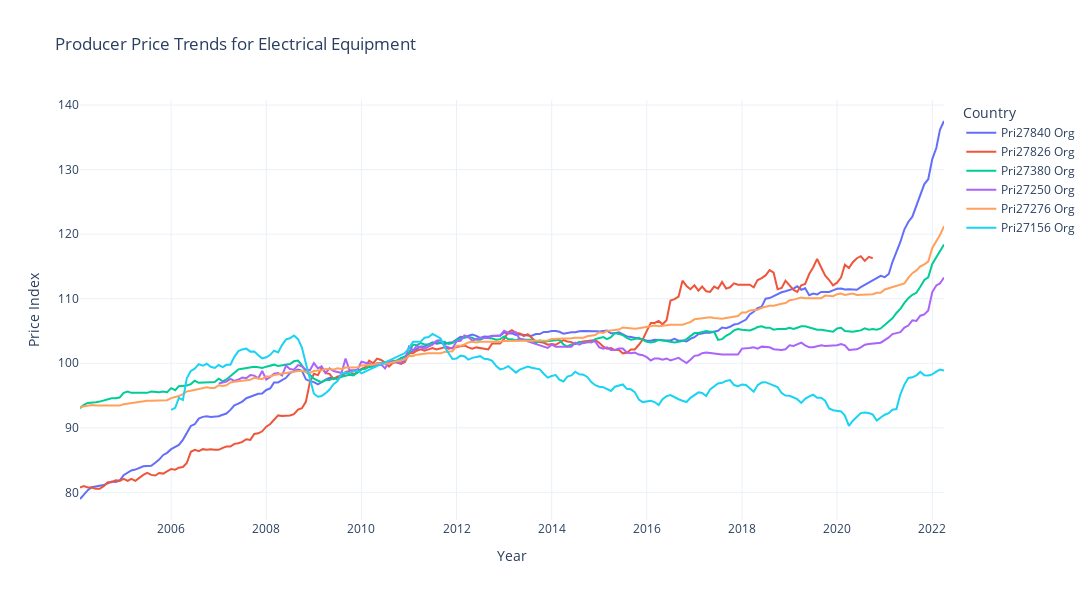

The notebook cell this image was saved under:
### Code cell
# create a Plotly figure
fig = go.Figure()

# sdd a line for each producer price column
for column in producer_price_electrical_equip:
    fig.add_trace(go.Scatter(
        x=df_market.index, 
        y=df_market[column], 
        mode='lines', 
        name=column.replace('_', ' ').title()
    ))

# customize layout
fig.update_layout(
    title="Producer Price Trends for Electrical Equipment",
    xaxis_title="Year",
    yaxis_title="Price Index",
    legend_title="Country",
    template="plotly_white",
    hovermode="x",
    width=1100,
    height=600
)

fig.show()

### Figure 1 — Plotly figure (JSON) as saved in the notebook; plotly's stock layout.template omitted (floating-point values rounded to 4 significant figures; data arrays with more than 128 entries replaced by an {"elided": "..."} marker saying what was removed)
{"data": [{"mode": "lines", "name": "Pri27840 Org", "type": "scatter", "x": {"elided": "219 str values"}, "y": {"elided": "219 float values"}}, {"mode": "lines", "name": "Pri27826 Org", "type": "scatter", "x": {"elided": "219 str values"}, "y": {"elided": "219 float values"}}, {"mode": "lines", "name": "Pri27380 Org", "type": "scatter", "x": {"elided": "219 str values"}, "y": {"elided": "219 float values"}}, {"mode": "lines", "name": "Pri27250 Org", "type": "scatter", "x": {"elided": "219 str values"}, "y": {"elided": "219 float values"}}, {"mode": "lines", "name": "Pri27276 Org", "type": "scatter", "x": {"elided": "219 str values"}, "y": {"elided": "219 float values"}}, {"mode": "lines", "name": "Pri27156 Org", "type": "scatter", "x": {"elided": "219 str values"}, "y": {"elided": "219 float values"}}], "layout": {"height": 600, "hovermode": "x", "legend": {"title": {"text": "Country"}}, "title": {"text": "Producer Price Trends for Electrical Equipment"}, "width": 1100, "xaxis": {"title": {"text": "Year"}}, "yaxis": {"title": {"text": "Price Index"}}}}
